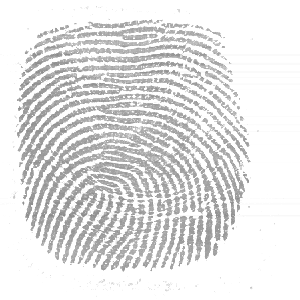
#> input picture images/01_1.tif, 300 x 300 px, found by its file name; its folder holds 4 pictures in this run
$ python Taller2.py
#> lines starting #> are read from the running program, lines starting #| are printed output that depends on the picture; after the words box and inside, x2 and y2 are one past the last pixel; in counts of white or black regions, pixels touching at a corner belong together
#> the answer given: 3
#> the answer given: 3
#> further down, image is the input picture: shape (300, 300, 3); min 136, max 255, mean 228.8
#################### Integrantes #####################
# Christian Fernando Rodriguez Rodriguez rodriguezchristianf@javeriana.edu.co
# Miguel David Benavides Galindo md_benavidesg@javeriana.edu.co

import cv2
import numpy as np
import os
import sys
import math

##########################################################################################################################################################
######################################################## Primer punto ####################################################################################
##########################################################################################################################################################
class thetaFilter:
    def __init__(self,image_gray):
        self.image_gray = image_gray
        image_gray_fft = np.fft.fft2(image_gray)
        self.image_gray_fft_shift = np.fft.fftshift(image_gray_fft)
        image_gray_fft_mag = np.absolute(self.image_gray_fft_shift)
        image_fft_view = np.log(image_gray_fft_mag + 1)
        self.image_fft_view = image_fft_view / np.max(image_fft_view)               # Especto de frecuencias de Fourier

    def set_theta(self,theta,delta_theta):                                          # Método adaptable al ángulo y el cambio del ángulo
#> called with theta = 3, delta_theta = 3
        self.theta = theta
        self.delta_theta = delta_theta
        num_rows, num_cols = (self.image_gray.shape[0], self.image_gray.shape[1])
#> num_rows = 300; num_cols = 300
        enum_rows = np.linspace(0, num_rows - 1, num_rows)
#> enum_rows = 300 values from 0 to 299
        enum_cols = np.linspace(0, num_cols - 1, num_cols)
#> enum_cols = 300 values from 0 to 299
        col_iter, row_iter = np.meshgrid(enum_cols, enum_rows)                      # Imagen cuadrada, col_iter = row_iter

        iteracion = np.zeros((num_rows,num_cols))
        low_pass_mask = np.zeros_like(self.image_gray)
        if (self.theta > 180):                                                      # Simetría de rotación para ángulos superiores a 180
            self.theta = self.theta-180
        # Límites o bandas para la creación de la máscara
        inf_1 = self.theta + 180 - self.delta_theta
        sup_1 = self.theta + 180 + self.delta_theta
        inf_2 = self.theta - self.delta_theta
        sup_2 = self.theta + self.delta_theta
        for j in range(num_rows):
            for i in range(num_cols):
                temp1 = math.degrees(math.atan2(row_iter[i][j]-num_rows/2,col_iter[i][j]-num_rows/2))
                if temp1 < 0:
                    temp1 = 360 + temp1
                iteracion[i,j] = temp1
                if(iteracion[i,j] >= inf_1 and iteracion[i,j]<=sup_1):              # Condición de la máscara para el angulo tetha en el intervalo delta_theta
                    low_pass_mask[i,j] = 1
                if(iteracion[i,j] >= inf_2 and iteracion[i,j]<=sup_2):              # Condición de la máscara para el angulo tetha en el intervalo delta_theta + 180
                    low_pass_mask[i,j] = 1
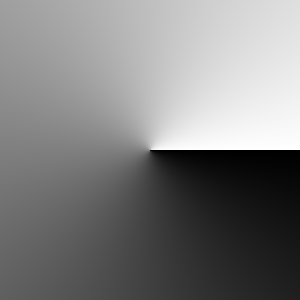
#> iteracion: shape (300, 300) float64; min 0, max 359.6, mean 180; drawn with min black and max white
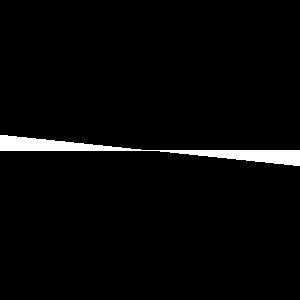
#> low_pass_mask: shape (300, 300); values 0 (black) and 1 (white), 2.8% white; 1 white region, box (x1, y1, x2, y2) and area: (0, 135, 300, 166) 2513
        low_pass_mask[int(num_rows/2),int(num_rows/2)] = 1
        self.mask = low_pass_mask
        cv2.imshow("original image",self.image_gray)                                # Imagen Original (grises)
        cv2.imshow("Spectral image",self.image_fft_view)
        cv2.imshow("Filter frequency response", 255 * self.mask)                    # Máscara para transformar
        cv2.waitKey(0)
        return self.image_gray_fft_shift ,self.mask                                                        # Máscara usada para el filtrado en la transformada

    def filtering(self):  # can also use high or band pass mask
        fft_filtered = self.image_gray_fft_shift * self.mask                        # Filtrado en espectro según mascara de la transformada
        image_filtered = np.fft.ifft2(np.fft.fftshift(fft_filtered))
        image_filtered = np.absolute(image_filtered)                                # Imagen filtrada
        self.image_filtered = image_filtered/np.max(image_filtered)
        cv2.imshow("Original image", self.image_gray)
        cv2.imshow("Spectral image",self.image_fft_view)                        # Imagen Original (Grises)
        cv2.imshow("Mask for transformation", 255 * self.mask)                      # Máscara para transformar
        cv2.imshow("Filtered image", self.image_filtered)                           # Imagen Filtrada
        cv2.waitKey(0)

##########################################################################################################################################################
# Definición de la ubicación de los archivos
ruta = "C:\\Users\\User\\OneDrive - World Food Programme\\Proyectos\\Maestria\\2021_I\\Imagenes y Video\\Taller2_fourier\\images"           # Path de imagenes
#ruta = "path_images"           # Path de imagenes
files = os.listdir(ruta)                                                                                                                    # Listado de imágenes

#Interacción del usuario para definir theta y delta_theta
print("Insert theta value:")
theta = int(input())                                                                # Input del usuario para el valor del ángulo theta
print("Insert delta_theta value:")
delta_theta = int(input())                                                          # input del usuario para el rango de variación del ángulo theta

# Carga de la imagen y transformación a escala de grises
image = cv2.imread(os.path.join(ruta,files[0]))                                     # Preparación de la imagen
image_gray = cv2.cvtColor(image, cv2.COLOR_BGR2GRAY)

# Transformación en especto de frecuencias
temp = thetaFilter(image_gray)                                                      # Aplicación de la clase para usar los métodos

# Filtro de frecuencias en la imagen según los valores theta y delta_theta
temp.set_theta(theta,delta_theta)                                                   # Método para obtener la máscara adaptable a los ángulos del usuario

# Imagen con filtro en frecuencias aplicado
temp.filtering()                                                                    # Método para filtrar la imagen según la máscara obtenida por los ángulos

##########################################################################################################################################################
####################################################### Segundo Punto  ####################################################################################
##########################################################################################################################################################
# Caso general, banco de datos
theta = (0,45,90,135)                                                               # Lista de ángulos para filtrar
delta_theta = 5

#################           parte a         #######################
def bank_image(ruta,file):
#> called with file = '01_2.tif'
    path = os.path.join(ruta,file)
    image = cv2.imread(path)
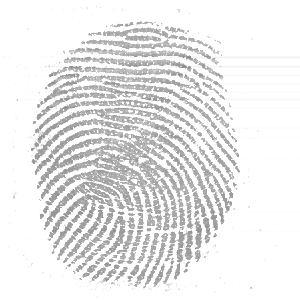
#> input picture images/01_2.tif, 300 x 300 px, found by its file name
#> image is the input picture: shape (300, 300, 3); min 135, max 255, mean 234
    image_gray = cv2.cvtColor(image, cv2.COLOR_BGR2GRAY)
    temp = thetaFilter(image_gray)
#> in __init__ (call 2), `self.image_fft_view = image_fft_view / np.max(image_fft_view)`:
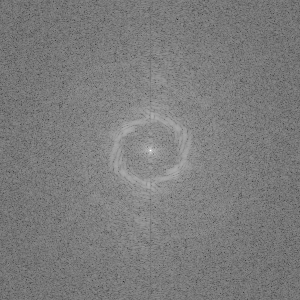
#> self.image_fft_view: shape (300, 300) float64; min 0.149, max 1, mean 0.488
    temp_mask = np.zeros((image_gray.shape[0],image_gray.shape[1]))
    for k in theta:
        temp_mask = temp.set_theta(k, delta_theta)[1] + temp_mask                 # Iteración de los ángulos
        fft_filtered = temp.set_theta(k, delta_theta)[0] * temp_mask                       # Filtrado en espectro según mascara de la transformada
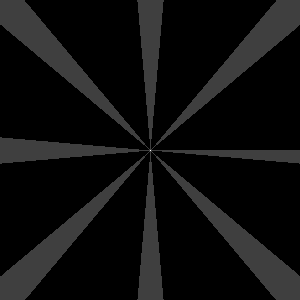
#> temp_mask: shape (300, 300) float64; min 0, max 4, mean 0.238; drawn with min black and max white
    image_filtered = np.fft.ifft2(np.fft.fftshift(fft_filtered))
    image_filtered = np.absolute(image_filtered)                                  # Imagen filtrada
    image_filtered = image_filtered/np.max(image_filtered)
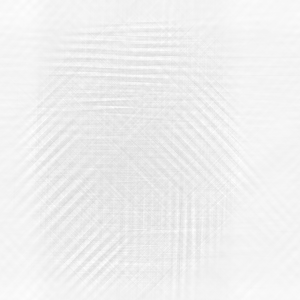
#> image_filtered: shape (300, 300) float64; min 0.85, max 1, mean 0.941
    return image_gray,temp_mask,image_filtered, file, fft_filtered

#################           parte b         #######################

# El usuario puede elegir qué index del listado files quiere visualizar
index = 1
bank_image_filtered = bank_image(ruta,files[index])
#> bank_image_filtered = 5 items
cv2.imshow("Original_Image %s!" % bank_image_filtered[3], bank_image_filtered[0])                     # Original imagen
cv2.imshow("Mask Filter %s!" % bank_image_filtered[3], bank_image_filtered[1])                        # Máscara creada con los 4 ángulos
cv2.imshow("Filtered image %s!" % bank_image_filtered[3], bank_image_filtered[2])                     # Imagen Filtrada con los 4 ángulos
cv2.waitKey(0)


#################           parte c         #######################

def sintetize_image(ruta):
    image_filtered = np.zeros((300,300))
    for file in files:
        image_filtered = bank_image(ruta, file)[4] + image_filtered
#> call 2 of bank_image, with file = '01_1.tif'
#> in bank_image (call 2), `image_filtered = np.absolute(image_filtered)`:
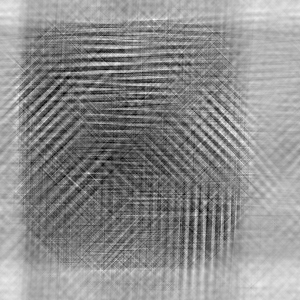
#> image_filtered: shape (300, 300) float64; min 827.6, max 984.7, mean 915; drawn with min black and max white
#> pass 3 of the loop in sintetize_image, `for file in files:`:
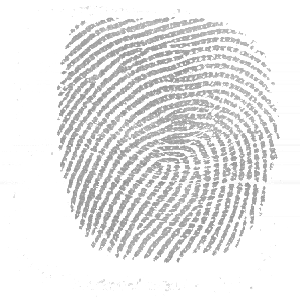
#> input picture images/01_3.tif, 300 x 300 px, found by its file name
#> in bank_image, image is the input picture: shape (300, 300, 3); min 137, max 255, mean 232.3
#> in __init__ (call 5), `self.image_fft_view = image_fft_view / np.max(image_fft_view)`:
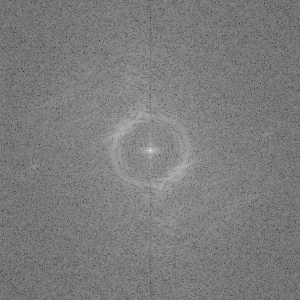
#> self.image_fft_view: shape (300, 300) float64; min 0.126, max 1, mean 0.489
#> in bank_image (call 4), `image_filtered = image_filtered/np.max(image_filtered)`:
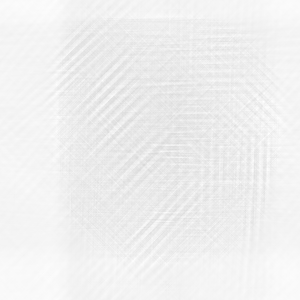
#> image_filtered: shape (300, 300) float64; min 0.849, max 1, mean 0.942
#> the loop made 4 passes; the first 3 are shown
    image_filtered = image_filtered/4
    cv2.imshow("Promedio de las 4 imagenes", image_filtered)

sintetize_image(ruta)
